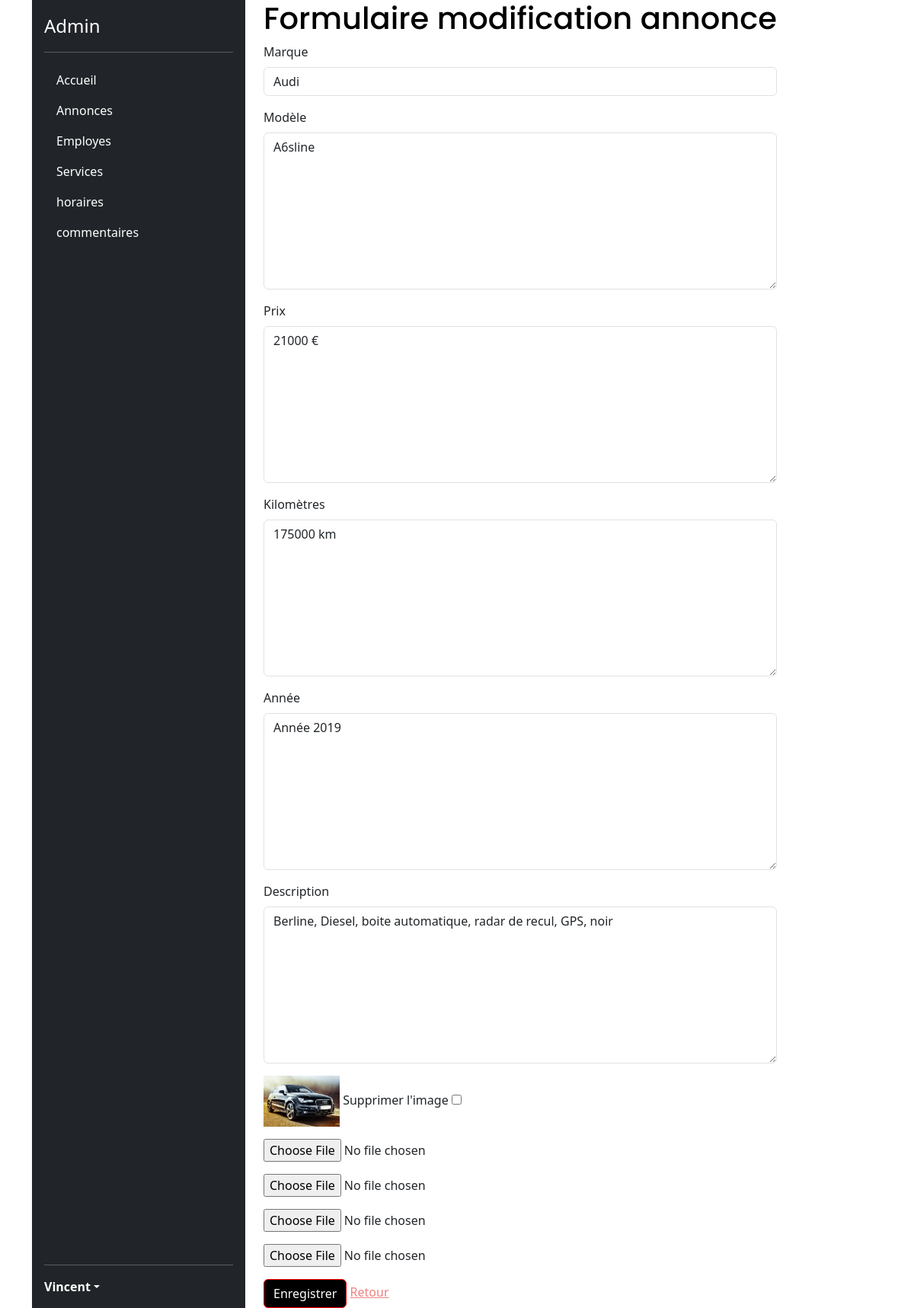
Page /admin/ajout_modif_ann.php?id=7 (signed in) on the committed database.
### tables this page shows
CREATE TABLE IF NOT EXISTS `vehicules` (
  `id` int(11) NOT NULL AUTO_INCREMENT,
  `mark` varchar(255) NOT NULL, 
  `title` varchar(255) NOT NULL,
  `price` text NOT NULL,
  `km` text NOT NULL,
  `year` text NOT NULL,
  `content` TEXT NOT NULL,
  `image` varchar(255) DEFAULT NULL,
  `image1` varchar(255) DEFAULT NULL,
  `image2` varchar(255) DEFAULT NULL,
  `image3` varchar(255) DEFAULT NULL,
  PRIMARY KEY (`id`)
);

### lib/annonce.php (called while the page is built, shortened)
<?php
function getAnnonceById(PDO $pdo, int $id):array|bool
{
    $query = $pdo->prepare("SELECT * FROM vehicules WHERE id = :id");
    $query->bindValue(":id", $id, PDO::PARAM_INT);
    $query->execute();
    return $query->fetch(PDO::FETCH_ASSOC);
}

### admin/ajout_modif_ann.php (the view, shortened to what this page needs)
<?php
require_once __DIR__ ."/../lib/pdo.php";
require_once __DIR__ ."/../lib/annonce.php";
require_once __DIR__ ."/templates/header.php";
$annonce = [
    'mark'=> '',
    'title'=> '',
    'price'=> '',
    'km'=> '',
    'year'=> '',
    'content'=> ''
];
if (isset($_GET['id'])) {
    $annonce = getAnnonceById($pdo, $_GET['id']);
    $pageTitle = "Formulaire modification annonce";
} else {
    $pageTitle = "Formulaire ajout annonce";
}
?>
<h1><?= $pageTitle; ?></h1>
<?php if ($annonce !== false) { ?>
<form method="POST" enctype="multipart/form-data">
    <div class="mb-3">
        <label for="title" class="form-label">Marque</label>
        <input type=" text" class="form-control" name="mark" id="mark" value="<?= $annonce['mark']; ?>">
    </div>
    <div class="mb-3">
        <label for="title" class="form-label">Modèle</label>
        <textarea class="form-control" name="title" id="title" rows="8"><?= $annonce['title']; ?></textarea>
    </div>
    <div class="mb-3">
        <label for="price" class="form-label">Prix</label>
        <textarea class="form-control" name="price" id="price" rows="8"><?= $annonce['price']; ?></textarea>
    </div>
    <div class="mb-3">
        <label for="km" class="form-label">Kilomètres</label>
        <textarea class="form-control" name="km" id="km" rows="8"><?= $annonce['km']; ?></textarea>
    </div>
    <div class="mb-3">
        <label for="year" class="form-label">Année</label>
        <textarea class="form-control" name="year" id="year" rows="8"><?= $annonce['year']; ?></textarea>
    </div>
    <div class="mb-3">
        <label for="content" class="form-label">Description</label>
        <textarea class="form-control" name="content" id="content" rows="8"><?= $annonce['content']; ?></textarea>
    </div>
    <?php if (isset($_GET['id']) && isset($annonce['image'])) { ?>
    <p>
        <img src="<?= _ANNONCES_IMAGES_FOLDER_ . $annonce['image'] ?>" width="100">
        <label for="delete_image">Supprimer l'image</label>
        <input type="checkbox" name="delete_image" id="delete_image">
    </p>
    <?php } ?>
    <p>
        <input type="file" name="file" id="file">
    </p>
    <p>
        <input type="file" name="file1" id="file1">
    </p>
    <p>
        <input type="file" name="file2" id="file2">
    </p>
    <p>
        <input type="file" name="file3" id="file3">
    </p>
    <input type="submit" value="Enregistrer" name="saveAnnonce" class="btn btn-primary">
    <a href="annonces.php">Retour</a>
</form>
<?php } ?>

### assets/css/override-bootsrap.css (style rules this page uses)
:root { --primary: #000000; --secondary: #FF0000; --success: #28a745; --danger: #dc3545; --warning: #fd7e14; --info: #17a2b8; --light: #f8f9fa; --dark: #343a40; --bs-nav-link-color: var(--primary); --bs-link-color: var(--primary); --bs-link-hover-color: var(--secondary); }
.btn-primary { --bs-btn-color: #fff; --bs-btn-bg: var(--primary); --bs-btn-border-color: var(--secondary); --bs-btn-hover-color: #fff; --bs-btn-hover-bg: #ffc697; --bs-btn-hover-border-color: var(--secondary); --bs-btn-focus-shadow-rgb: 49,132,253; --bs-btn-active-color: #fff; --bs-btn-active-bg: #ff8e31; --bs-btn-active-border-color: var(--secondary); --bs-btn-active-shadow: inset 0 3px 5px rgba(0, 0, 0, 0.125); --bs-btn-disabled-color: #fff; --bs-btn-disabled-bg: #4f4f4f; --bs-btn-disabled-border-color: #343434; }
h1 { color: var(--primary); }

### assets/css/style.css (style rules this page uses)
h1 { font-family: 'Poppins', sans-serif; }
a { color:#F08080; }

### rows in the picture
vehicules: mark "Audi", title "A6sline", price "21000 €", km "175000 km", year "Année 2019", content "Berline, Diesel, boite automatique, radar de recul, GPS, noir", image (picture)

### other values in the picture
$titre "Accueil"
$titre "Annonces"
$titre "Employes"
$titre "Services"
$titre "horaires"
$titre "commentaires"
$_SESSION["user"]["first_name"] "Vincent"
